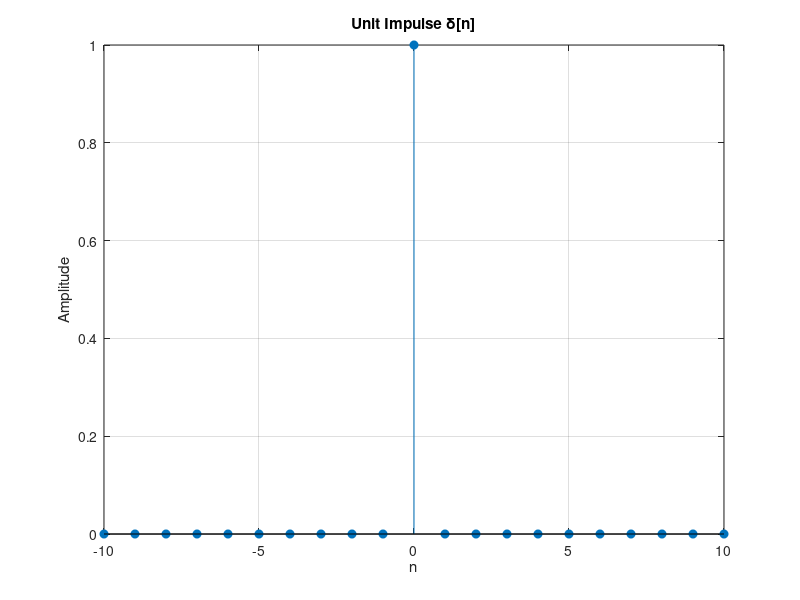
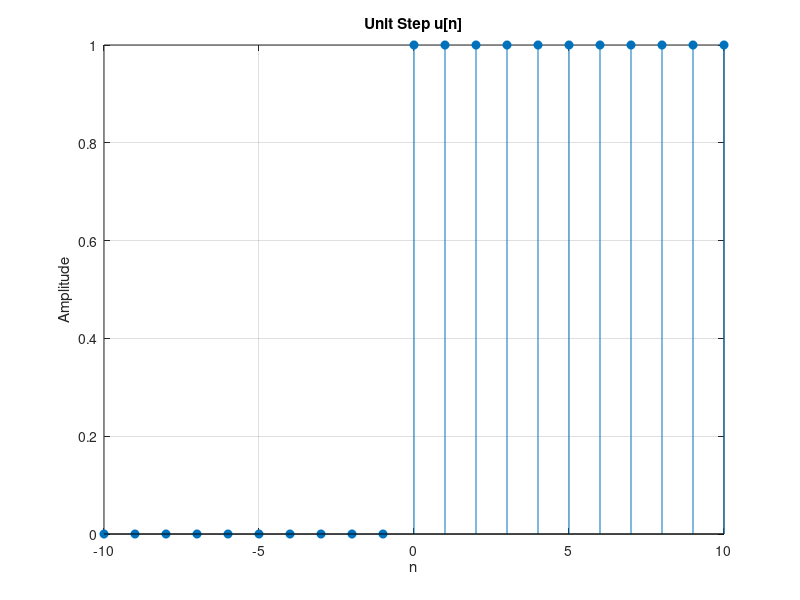
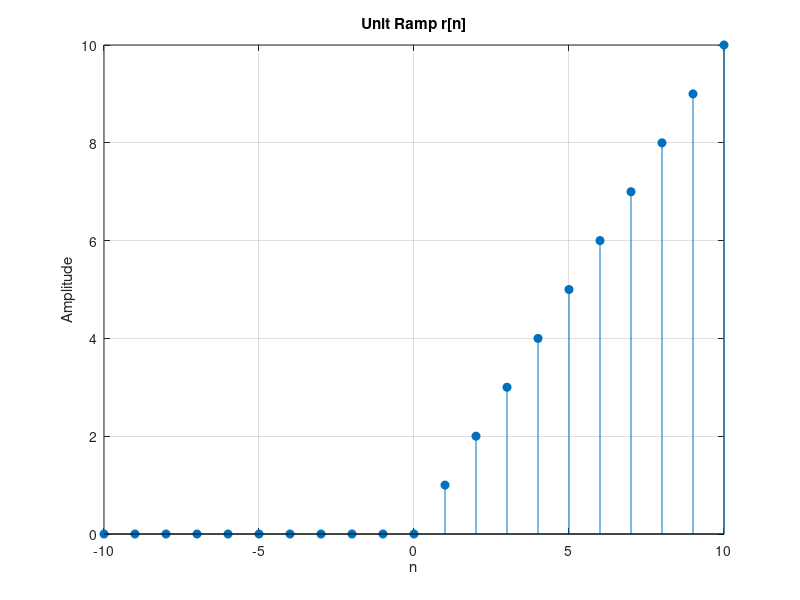
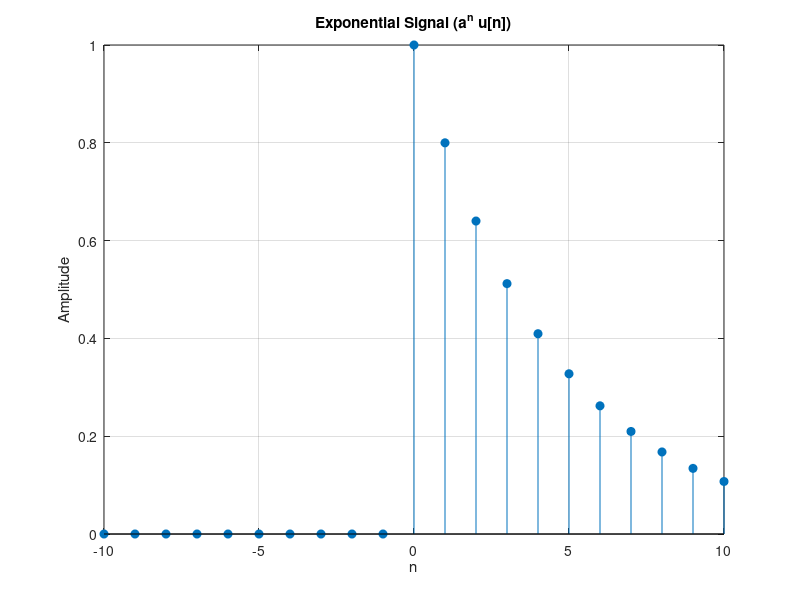

Recreate these plots in MATLAB, in order.
%============================================================
% Discrete-Time Signals in MATLAB
%============================================================

% Definir rango de n (índices discretos)
n = -10:10;   % Desde -10 hasta 10

%% 1. Unit Impulse (delta[n])
% delta[n] = 1 en n=0, 0 en otro caso
delta = (n == 0);  % Lógico: 1 en n=0, 0 resto
figure;
stem(n, delta, 'filled'); % Gráfico discreto
xlabel('n');
ylabel('Amplitude');
title('Unit Impulse \delta[n]');
grid on;

%% 2. Unit Step (u[n])
% u[n] = 1 para n >= 0, 0 en otro caso
u = (n >= 0);
figure;
stem(n, u, 'filled');
xlabel('n');
ylabel('Amplitude');
title('Unit Step u[n]');
grid on;

%% 3. Unit Ramp (r[n])
% r[n] = n para n >= 0, 0 en otro caso
r = n .* (n >= 0);
figure;
stem(n, r, 'filled');
xlabel('n');
ylabel('Amplitude');
title('Unit Ramp r[n]');
grid on;

%% 4. Exponential Signal
% x[n] = a^n para n>=0, 0 en otro caso
a = 0.8;                 % Factor de decaimiento
x_exp = (a .^ n) .* (n >= 0);
figure;
stem(n, x_exp, 'filled');
xlabel('n');
ylabel('Amplitude');
title('Exponential Signal (a^n u[n])');
grid on;

%% 5. Signum Function (sgn[n])
% sgn[n] = -1 si n<0, 0 si n=0, +1 si n>0
sgn = zeros(size(n));        % Inicializar
sgn(n > 0) = 1;
sgn(n < 0) = -1;
% n=0 queda 0
figure;
stem(n, sgn, 'filled');
xlabel('n');
ylabel('Amplitude');
title('Signum Function sgn[n]');
grid on;

%% 6. Sinc Function
% sinc[n] = sin(pi*n)/(pi*n), con sinc[0]=1
sinc_n = zeros(size(n));      % Inicializar
for k = 1:length(n)
    if n(k) == 0
        sinc_n(k) = 1;        % Límite cuando n->0
    else
        sinc_n(k) = sin(pi*n(k)) / (pi*n(k));
    end
end
figure;
stem(n, sinc_n, 'filled');
xlabel('n');
ylabel('Amplitude');
title('Sinc Function sin(\pi n)/(\pi n)');
grid on;
